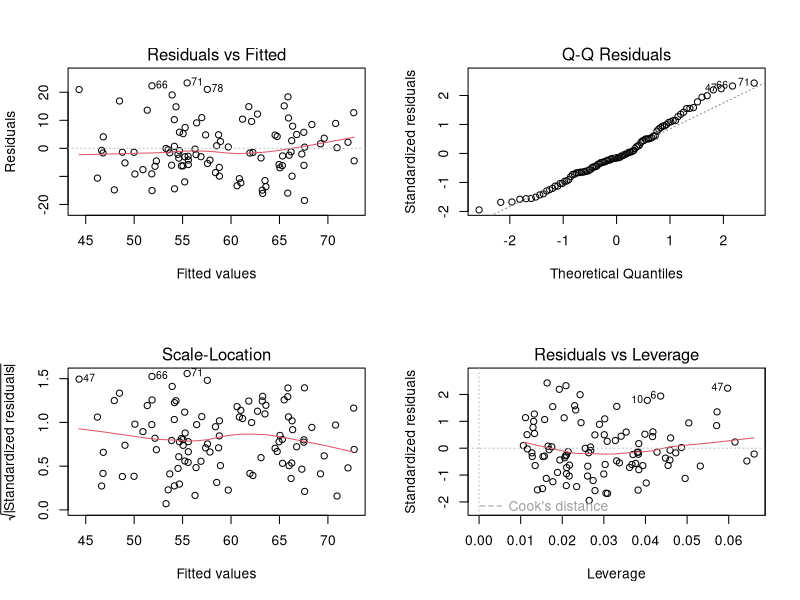
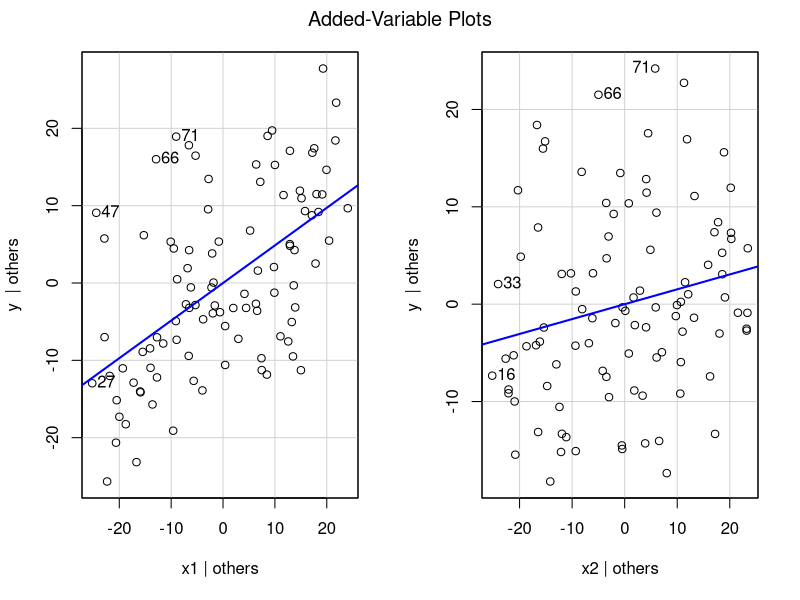
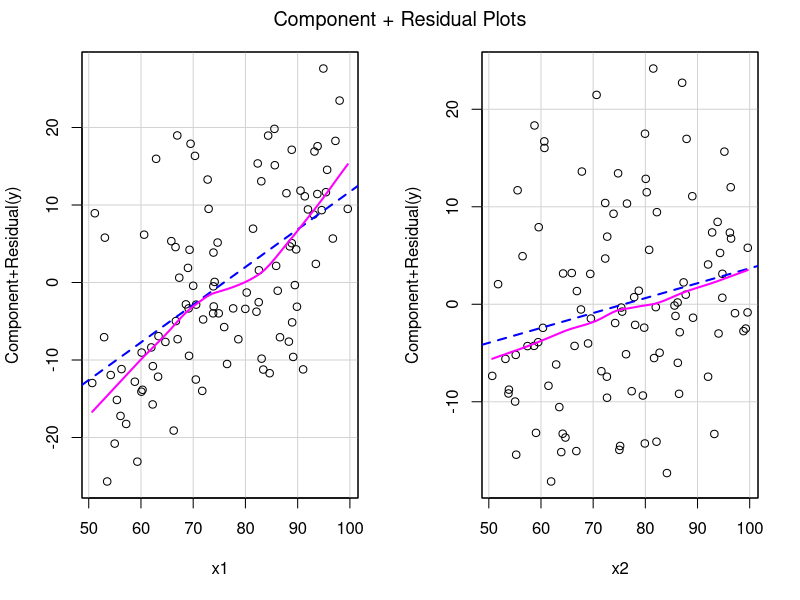
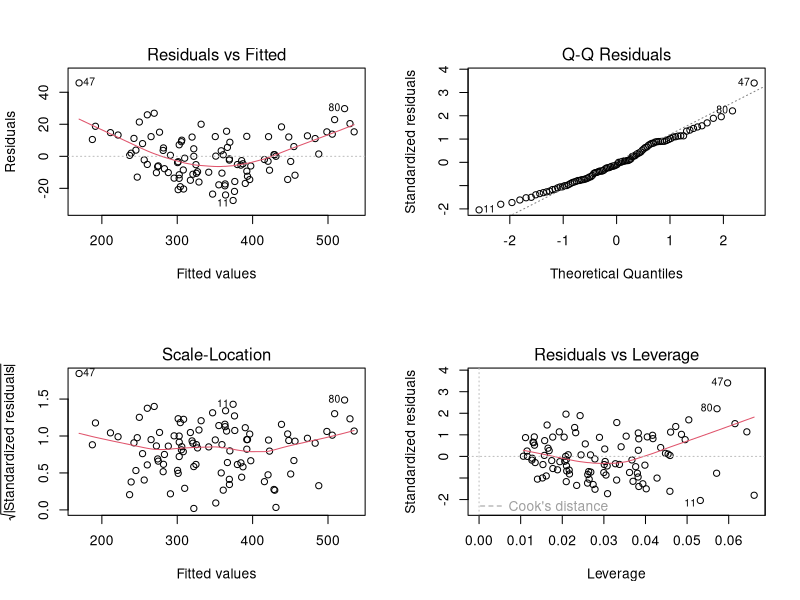
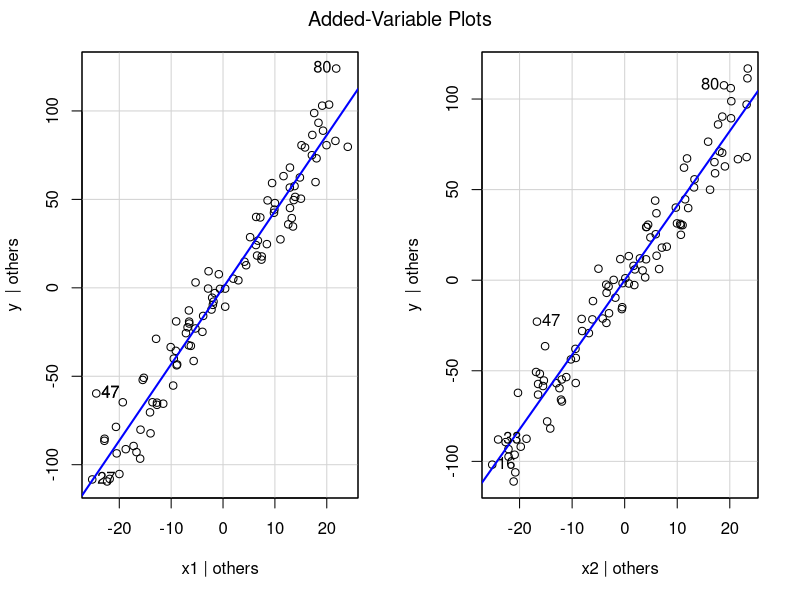
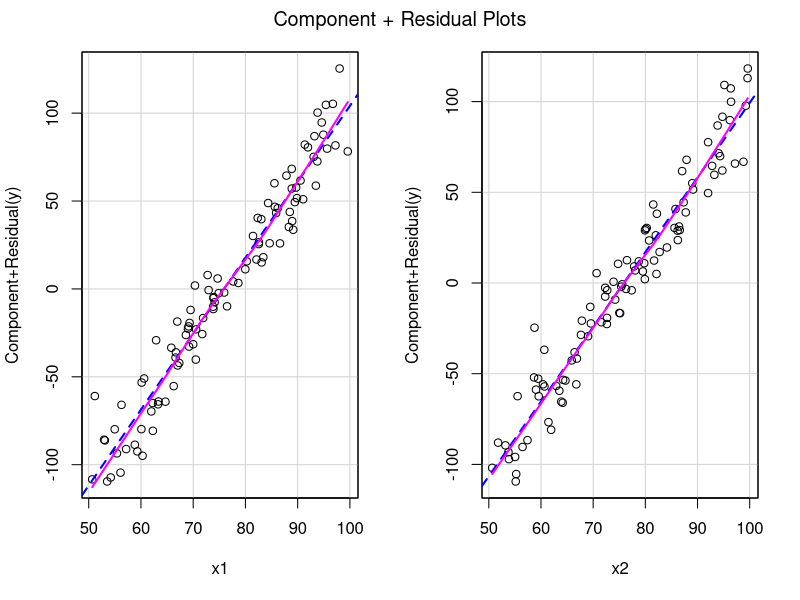
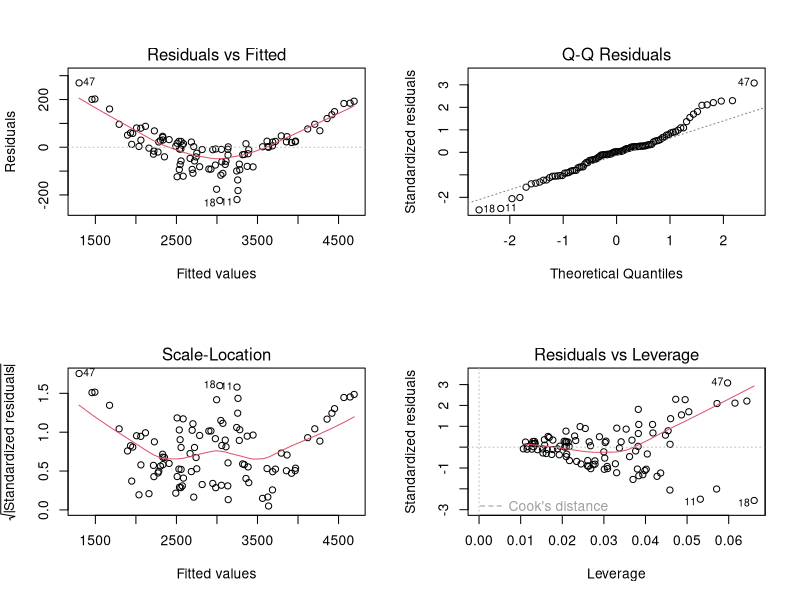
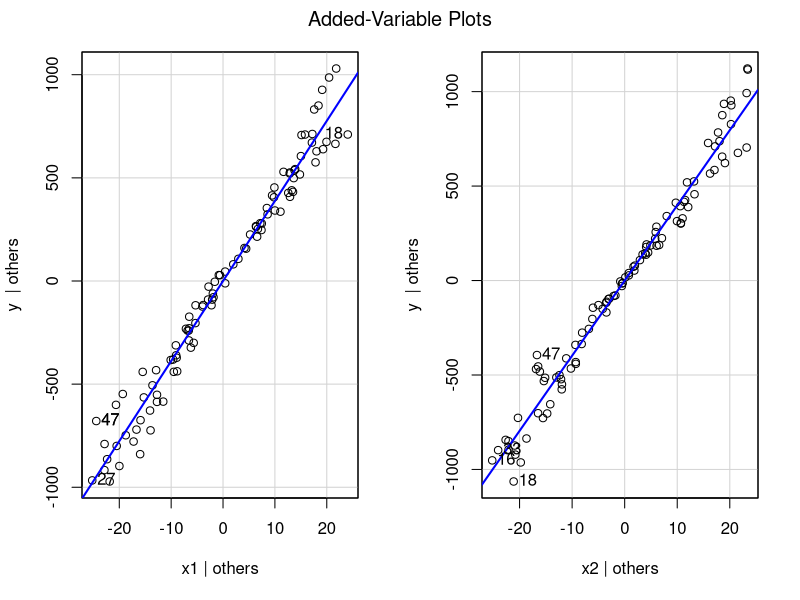

The R script that drew these images, in order:
library(car)

getData = function(beta_3, n = 100, beta_0 = 10, beta_1 = 0.5, beta_2 = 0.15, sigma = 10) {
  set.seed(1) 
  x1 = runif(n, 50, 100)
  x2 = runif(n, 50, 100)
  
  eps = rnorm(n, mean = 0, sd = sigma)
  y = beta_0 + beta_1 * x1 + beta_2 * x2 + beta_3 * x1 * x2 + eps
  
  data.frame(x1 = x1, x2 = x2, y = y)
}

beta_3_values = c(0, 0.05, 0.5)
data_list = lapply(beta_3_values, getData)


data_1 <- data_list[[1]]  
model_1 <- lm(y ~ x1 + x2, data = data_1)
data_2 <- data_list[[2]]  
model_2 <- lm(y ~ x1 + x2, data = data_2)
data_3 <- data_list[[3]]  
model_3 <- lm(y ~ x1 + x2, data = data_3)

par(mfrow = c(2, 2))

summary(model_1)
plot(model_1)
avPlots(model_1)
crPlots(model_1)

summary(model_2)
plot(model_2)
avPlots(model_2)
crPlots(model_2)

summary(model_3)
plot(model_3)
avPlots(model_3)
crPlots(model_3)
